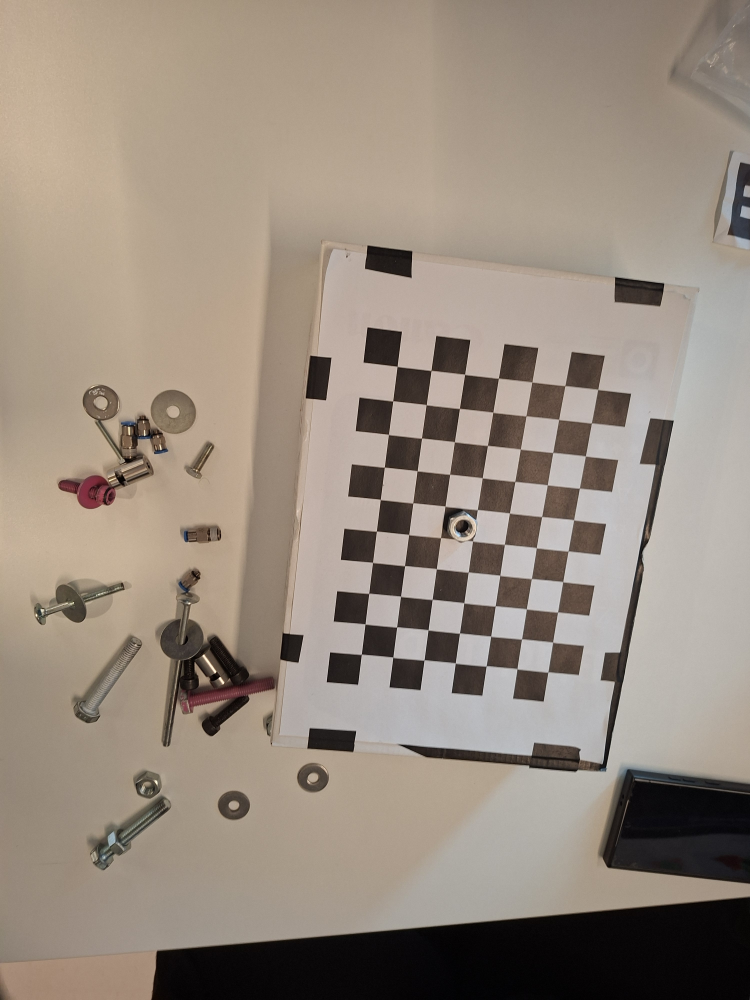
#> input picture dataset/images/20261106_132042_hv_flip.jpg, 3000 x 4000 px (shown at 1/4 size); its folder holds 4 pictures in this run
$ jupyter execute werkende_code_dataset.ipynb
#> lines starting #> are read from the running program, lines starting #| are printed output that depends on the picture; after the words box and inside, x2 and y2 are one past the last pixel; in counts of white or black regions, pixels touching at a corner belong together
# Onderdelenherkenning — werkende klassieke OpenCV-code op jouw dataset

Dit notebook is een omzetting van de aangeleverde werkende code. **De segmentatie op een effen achtergrond blijft ongewijzigd**. Het notebook leest foto's uit een instelbare datasetmap en gebruikt `data.yaml` **alleen voor de klassennamen**, niet voor detectie of training. Er worden geen annotatiebestanden gelezen.

**Let op:** jouw foto's bevatten een schaakbord; de oorspronkelijke segmentatie veronderstelt een lichte effen achtergrond. Daarom zijn foutieve detecties mogelijk. Test eerst één foto en bekijk het masker. De millimeterwaarden zijn alleen betrouwbaar als `PIXELS_PER_MM` voor jouw originele foto's is gekalibreerd.

[cell 1]
from pathlib import Path
import math, random, re
import cv2
import numpy as np
import pandas as pd
import matplotlib.pyplot as plt
import yaml

# PAS DIT AAN als je dataset ergens anders staat.
DATASET_ROOT = Path("dataset")
REFERENTIE_PAD = Path("dataset/images/leeg_schaakbord.jpeg")
IMAGES_DIR = DATASET_ROOT / "images"
LABELS_DIR = DATASET_ROOT / "labels"
DATA_YAML = DATASET_ROOT / "data.yaml"
# Voorbeeld: DATASET_ROOT = Path(r'C:\Users\...\dataset_bouten')
# Een specifieke afbeelding testen? Zet hier het pad neer; None kiest willekeurig.
AFBEELDING_PAD = None
# De code uit het werkende product gebruikt 8.6 px/mm op de ORIGINELE foto.
PIXELS_PER_MM = 8.6
RESULTATEN_DIR = Path('resultaten_klassiek')

print('Werkmap:', Path.cwd())
print('Dataset:', DATASET_ROOT.resolve())

[cell 2]
def vind_afbeeldingen(root):
    root = Path(root)
    if not root.exists():
        raise FileNotFoundError(f'Datasetmap bestaat niet: {root.resolve()}')
    extensies = {'.jpg', '.jpeg', '.png', '.bmp', '.webp'}
    afbeeldingen = [p for p in root.rglob('*') if p.is_file() and p.suffix.lower() in extensies]
    # Geen achtergronden, previews of gegenereerde resultaten testen
    afbeeldingen = [p for p in afbeeldingen if 'leeg_schaakbord' not in p.name.lower()
                   and 'resultaten' not in [deel.lower() for deel in p.parts]
                   and 'labels' not in [deel.lower() for deel in p.parts]]
    return sorted(afbeeldingen)

def laad_klassen(dataset_root):
    # Alleen klassennamen uit YAML; GEEN labelannotaties voor detectie.
    kandidaten = [Path(dataset_root) / 'data.yaml', Path(dataset_root) / 'dataset' / 'data.yaml',
                  Path('CNN/dataset/data.yaml'), Path('CNN/Data/data.yaml'), Path('data.yaml')]
    kandidaten += list(Path(dataset_root).rglob('data.yaml')) if Path(dataset_root).exists() else []
    config_pad = next((p for p in kandidaten if p.is_file()), None)
    if config_pad is None:
        print('Geen data.yaml gevonden. Gebruik tijdelijke algemene klassennamen.')
        return ('fitting', 'carrosseriering', 'zeskantmoer', 'inbusbout', 'montagebus', 'slotbus', 'tapbout')
    with config_pad.open(encoding='utf-8') as f:
        config = yaml.safe_load(f)
    namen = config.get('names') if isinstance(config, dict) else None
    if isinstance(namen, dict):
        namen = [v for _, v in sorted(namen.items(), key=lambda x: int(x[0]))]
    if not isinstance(namen, list) or not all(isinstance(x, str) for x in namen):
        raise ValueError(f'Ongeldige names in {config_pad}')
    print('Klassennamen geladen uit:', config_pad)
    return tuple(namen)

KLASSEN = laad_klassen(DATASET_ROOT)
print('Klassen:', KLASSEN)

# [14 lines left out: function kies_klasse, not called in this run]

fotos = vind_afbeeldingen(DATASET_ROOT)
print('Aantal datasetfoto’s:', len(fotos))
print('Voorbeelden:', [p.name for p in fotos[:8]])

[cell 3]
# [39 lines left out: function scheid_aanliggende_objecten, not called in this run]

[cell 4]
def maak_verschilmasker(img, referentie_pad):
    ref = cv2.imread(str(referentie_pad))

    if ref is None:
        raise FileNotFoundError(f"Referentie niet gevonden: {referentie_pad}")

    h, w = img.shape[:2]
    ref = cv2.resize(ref, (w, h))

    grijs = cv2.cvtColor(img, cv2.COLOR_BGR2GRAY)
    grijs_ref = cv2.cvtColor(ref, cv2.COLOR_BGR2GRAY)

    # Kleine verschuivingen en rotaties corrigeren
    warp = np.eye(2, 3, dtype=np.float32)

    try:
        _, warp = cv2.findTransformECC(
            grijs,
            grijs_ref,
            warp,
            cv2.MOTION_EUCLIDEAN,
            (
                cv2.TERM_CRITERIA_EPS |
                cv2.TERM_CRITERIA_COUNT,
                150,
                1e-5
            )
        )

        ref = cv2.warpAffine(
            ref, warp, (w, h),
            flags=cv2.INTER_LINEAR | cv2.WARP_INVERSE_MAP
        )

    except cv2.error:
        print("Waarschuwing: uitlijning niet gelukt.")

    # Verschil tussen foto en lege achtergrond
    verschil = cv2.absdiff(img, ref)
    verschil = np.max(verschil, axis=2)
    verschil = cv2.GaussianBlur(verschil, (5, 5), 0)

    # Verschillende drempels voor zwarte en witte vakken
    grijs_ref = cv2.cvtColor(ref, cv2.COLOR_BGR2GRAY)

    _, wit = cv2.threshold(
        grijs_ref, 0, 255,
        cv2.THRESH_BINARY + cv2.THRESH_OTSU
    )

    drempelkaart = np.where(wit > 0, 20, 30)

    binair = np.uint8(verschil > drempelkaart) * 255

    # Ruis verwijderen
    binair = cv2.morphologyEx(
        binair,
        cv2.MORPH_OPEN,
        np.ones((3, 3), np.uint8)
    )

    binair = cv2.morphologyEx(
        binair,
        cv2.MORPH_CLOSE,
        np.ones((5, 5), np.uint8)
    )

    return binair, ref

[cell 5]
def detecteer_onderdelen(afbeelding_pad, pixels_per_mm=8.6):
    """Originele klassieke CV-detectie met notebook-compatibele debug-uitvoer."""
    img = cv2.imread(str(afbeelding_pad))
    if img is None:
        raise FileNotFoundError(f'Afbeelding niet te laden: {afbeelding_pad}')
    h_orig, w_orig = img.shape[:2]
    schaal = 1600.0 / w_orig
    img_klein = cv2.resize(img, (1600, int(h_orig * schaal)))
    vis_img = img_klein.copy()

    # Segmentatie met referentiefoto
    binair, ref_uitgelijnd = maak_verschilmasker(
        img_klein,
        REFERENTIE_PAD
    )

    # Contouren bepalen
    contouren, _ = cv2.findContours(
        binair,
        cv2.RETR_EXTERNAL,
        cv2.CHAIN_APPROX_SIMPLE
    )

    gevonden_onderdelen = []
    visualisatie_items = []
    hsv_volledig = cv2.cvtColor(img_klein, cv2.COLOR_BGR2HSV)
    blauw_mask = cv2.inRange(hsv_volledig, (90, 60, 50), (135, 255, 255))
    object_nummer = 1
    for cnt in contouren:
        oppervlakte = cv2.contourArea(cnt)
        if oppervlakte < 300 or oppervlakte > img_klein.shape[0] * img_klein.shape[1] * 0.35:
            continue
        M = cv2.moments(cnt)
        if M['m00'] == 0: continue
        cx = int(M['m10'] / M['m00'])
        cy = int(M['m01'] / M['m00'])
        if cx < 25 or cy < 25 or cx > img_klein.shape[1]-25 or cy > img_klein.shape[0]-25:
            continue
        rect = cv2.minAreaRect(cnt)
        (_, _), (box_b, box_h), hoek = rect
        lengte, breedte = max(box_b, box_h), min(box_b, box_h)
        if breedte == 0: continue
        if box_b < box_h: hoek += 90.0
        while hoek > 90.0: hoek -= 180.0
        while hoek < -90.0: hoek += 180.0
        aspect_ratio = lengte / breedte
        omtrek = cv2.arcLength(cnt, True)
        circulariteit = (4.0 * math.pi * oppervlakte / omtrek**2) if omtrek > 0 else 0.0
        lengte_mm = (lengte / schaal) / pixels_per_mm
        breedte_mm = (breedte / schaal) / pixels_per_mm
        x_min, y_min, bw, bh = cv2.boundingRect(cnt)
        contour_mask = np.zeros((bh, bw), dtype=np.uint8)
        cv2.drawContours(contour_mask, [cnt], -1, 255, -1, offset=(-x_min, -y_min))
        lokale_voorgrond = binair[y_min:y_min+bh, x_min:x_min+bw]
        gat_pixels = int(np.count_nonzero(contour_mask > 0))
        achtergrond_pixels = int(np.count_nonzero((contour_mask > 0) & (lokale_voorgrond == 0)))
        heeft_gat = (achtergrond_pixels / gat_pixels if gat_pixels else 0.0) > 0.035
        object_mask = np.zeros(img_klein.shape[:2], dtype=np.uint8)
        cv2.drawContours(object_mask, [cnt], -1, 255, -1)
        blauw_in_object = cv2.bitwise_and(blauw_mask, blauw_mask, mask=object_mask)
        blauw_ratio = cv2.countNonZero(blauw_in_object) / max(1, cv2.countNonZero(object_mask))
        is_fitting = blauw_ratio > 0.03
        is_cluster = oppervlakte > 15000 and aspect_ratio < 2.0 and circulariteit < 0.45
        if is_cluster:
            klasse, kleur = 'onzeker_samengevoegd', (0, 100, 255)
        elif is_fitting:
            klasse, kleur = kies_klasse(('fitting_',), lengte_mm), (255, 0, 200)
        elif aspect_ratio < 1.45 and (heeft_gat or circulariteit >= 0.76):
            klasse, kleur = kies_klasse(('carrosseriering_',), max(lengte_mm, breedte_mm)), (0, 230, 255)
        elif aspect_ratio < 1.35:
            klasse, kleur = kies_klasse(('zeskantmoer_',), max(lengte_mm, breedte_mm)), (255, 130, 0)
        else:
            klasse = kies_klasse(('inbusbout_', 'montagebus_', 'slotbus_', 'tapbout_'), lengte_mm)
            kleur = (0, 220, 220)
        pos_x_mm = round((cx / schaal) / pixels_per_mm, 1)
        pos_y_mm = round((cy / schaal) / pixels_per_mm, 1)
        lengte_mm, breedte_mm = round(lengte_mm, 1), round(breedte_mm, 1)
        box_punten = np.intp(cv2.boxPoints(rect))
        cv2.drawContours(vis_img, [box_punten], 0, kleur, 2, cv2.LINE_AA)
        cv2.circle(vis_img, (cx, cy), 17, (20, 20, 20), -1, cv2.LINE_AA)
        cv2.circle(vis_img, (cx, cy), 15, kleur, -1, cv2.LINE_AA)
        id_tekst = str(object_nummer)
        (id_breedte, id_hoogte), _ = cv2.getTextSize(id_tekst, cv2.FONT_HERSHEY_SIMPLEX, 0.48, 1)
        cv2.putText(vis_img, id_tekst, (cx-id_breedte//2, cy+id_hoogte//2),
                    cv2.FONT_HERSHEY_SIMPLEX, 0.48, (255,255,255), 1, cv2.LINE_AA)
        hoek_rad = math.radians(hoek)
        pijl_len = max(20, int(lengte * 0.25))
        dx, dy = int(pijl_len*math.cos(hoek_rad)), int(pijl_len*math.sin(hoek_rad))
        cv2.arrowedLine(vis_img, (cx,cy), (cx+dx,cy+dy), (0,0,255), 2, cv2.LINE_AA, tipLength=0.35)
        gevonden_onderdelen.append({
            'object_id': object_nummer, 'klasse': klasse,
            'positie_x_px': int(cx/schaal), 'positie_y_px': int(cy/schaal),
            'positie_x_mm': pos_x_mm, 'positie_y_mm': pos_y_mm,
            'hoek_graden': round(hoek,1), 'lengte_mm': lengte_mm, 'breedte_mm': breedte_mm,
            'aspect_ratio': round(aspect_ratio,2), 'circulariteit': round(circulariteit,2),
            'methode': 'Klassiek_OpenCV'})
        visualisatie_items.append({'object_id': object_nummer, 'klasse': klasse,
                                    'kleur': kleur, 'positie_x_mm': pos_x_mm,
                                    'positie_y_mm': pos_y_mm, 'hoek_graden': hoek})
        object_nummer += 1
    df = pd.DataFrame(gevonden_onderdelen, columns=[
        'object_id','klasse','positie_x_px','positie_y_px','positie_x_mm','positie_y_mm',
        'hoek_graden','lengte_mm','breedte_mm','aspect_ratio','circulariteit','methode'])
    paneel_breedte, kop_hoogte, rij_hoogte = 480, 78, 48
    paneel_hoogte = max(vis_img.shape[0], kop_hoogte + len(visualisatie_items)*rij_hoogte + 12)
    visualisatie = np.full((paneel_hoogte, vis_img.shape[1]+paneel_breedte, 3), (28,28,28), np.uint8)
    visualisatie[:vis_img.shape[0], :vis_img.shape[1]] = vis_img
    cv2.putText(visualisatie, f'Onderdelen: {len(visualisatie_items)}',
                (vis_img.shape[1]+20,42), cv2.FONT_HERSHEY_SIMPLEX, 0.8, (255,255,255),2,cv2.LINE_AA)
    for index, item in enumerate(visualisatie_items):
        y = kop_hoogte + index*rij_hoogte
        cv2.circle(visualisatie,(vis_img.shape[1]+31,y+12),13,item['kleur'],-1,cv2.LINE_AA)
        cv2.putText(visualisatie,str(item['object_id']),(vis_img.shape[1]+25,y+17),
                    cv2.FONT_HERSHEY_SIMPLEX,0.4,(255,255,255),1,cv2.LINE_AA)
        cv2.putText(visualisatie,item['klasse'],(vis_img.shape[1]+55,y+8),
                    cv2.FONT_HERSHEY_SIMPLEX,0.52,(255,255,255),1,cv2.LINE_AA)
        positie = (f"x={item['positie_x_mm']:.1f} mm, y={item['positie_y_mm']:.1f} mm, "
                   f"hoek={item['hoek_graden']:.0f} deg")
        cv2.putText(visualisatie,positie,(vis_img.shape[1]+55,y+29),
                    cv2.FONT_HERSHEY_SIMPLEX,0.42,(190,190,190),1,cv2.LINE_AA)
    return df, visualisatie, binair

[cell 6]
def analyseer_willekeurige_foto(afbeelding_pad=None, toon=True):
    if afbeelding_pad is None:
        if not fotos:
            raise FileNotFoundError(f'Geen afbeeldingen gevonden in {DATASET_ROOT.resolve()}')
        gekozen = random.choice(fotos)
    else:
        gekozen = Path(afbeelding_pad)
        if not gekozen.is_file():
            alternatieven = [p for p in fotos if p.name.lower() == gekozen.name.lower()]
            if not alternatieven:
                raise FileNotFoundError(f'Afbeelding niet gevonden: {gekozen}')
            gekozen = alternatieven[0]
    print('Gekozen testfoto:', gekozen)
    df, visualisatie, binair = detecteer_onderdelen(gekozen, PIXELS_PER_MM)
#> in detecteer_onderdelen, img is the input picture: shape (4000, 3000, 3); mean B, G, R 126.6, 139, 151.4
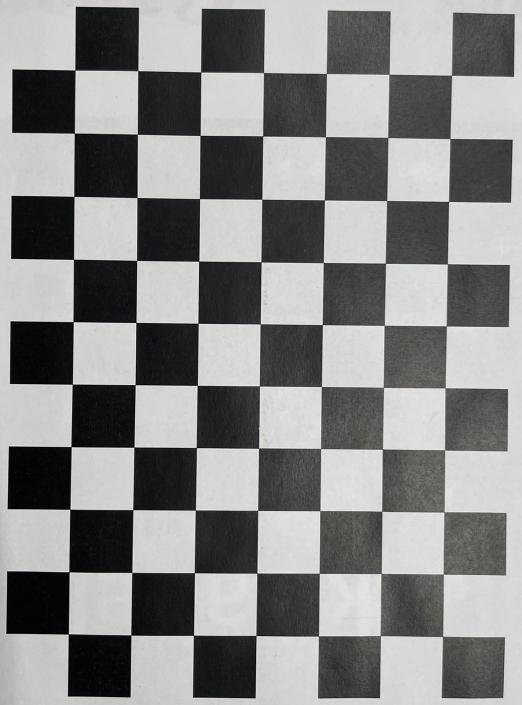
#> input picture dataset/images/leeg_schaakbord.jpeg, 1044 x 1409 px (shown at 1/2 size)
#> in maak_verschilmasker, ref is the input picture: shape (1409, 1044, 3); mean B, G, R 134.2, 134.9, 134.5
#> in maak_verschilmasker, `_, wit = cv2.threshold( grijs_ref, 0, 255, cv2.THRESH_BINARY + cv2.THR..`:
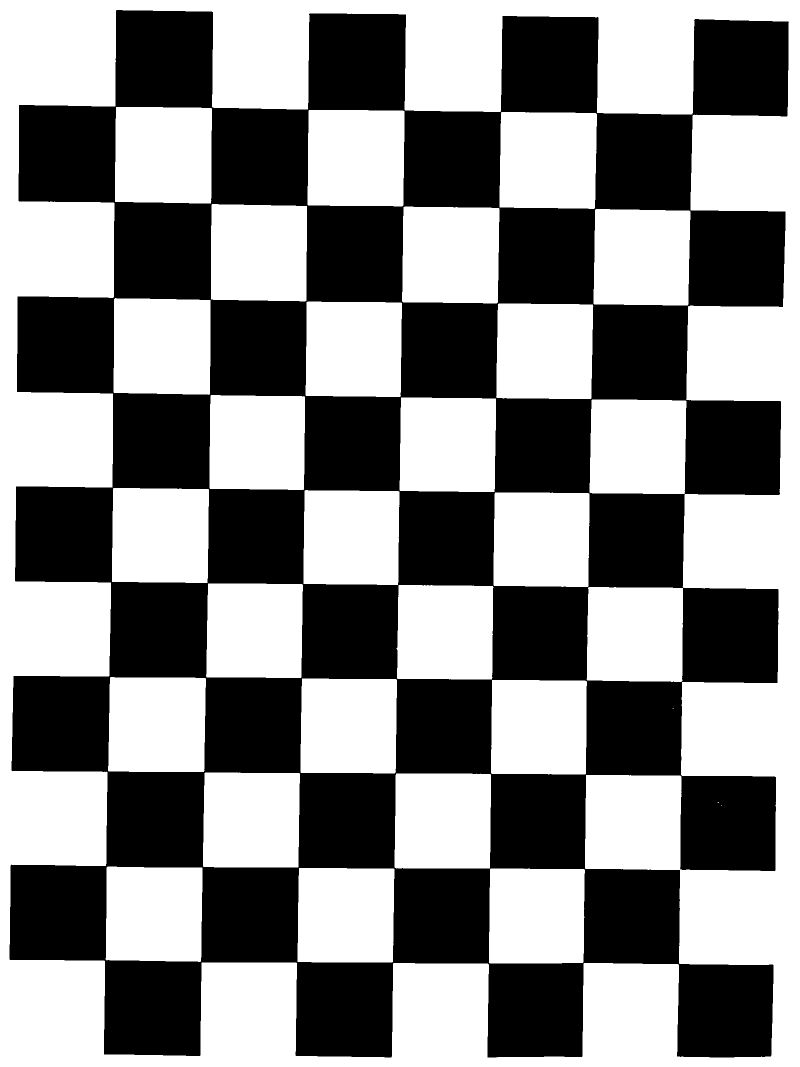
#> wit: shape (2133, 1600) (shown at 1/2 size); 53.2% white; 1 black region, box (x1, y1, x2, y2) and area: (19, 20, 1578, 2115) 1598883
#> in detecteer_onderdelen, `contouren, _ = cv2.findContours( binair, cv2.RETR_EXTERNAL, cv2.CHAIN_..`: contouren = [[[0, 0], [0, 2132], [1599, 2132], [1599, 0]]]
#> in detecteer_onderdelen, `blauw_mask = cv2.inRange(hsv_volledig, (90, 60, 50), (135, 255, 255))`:
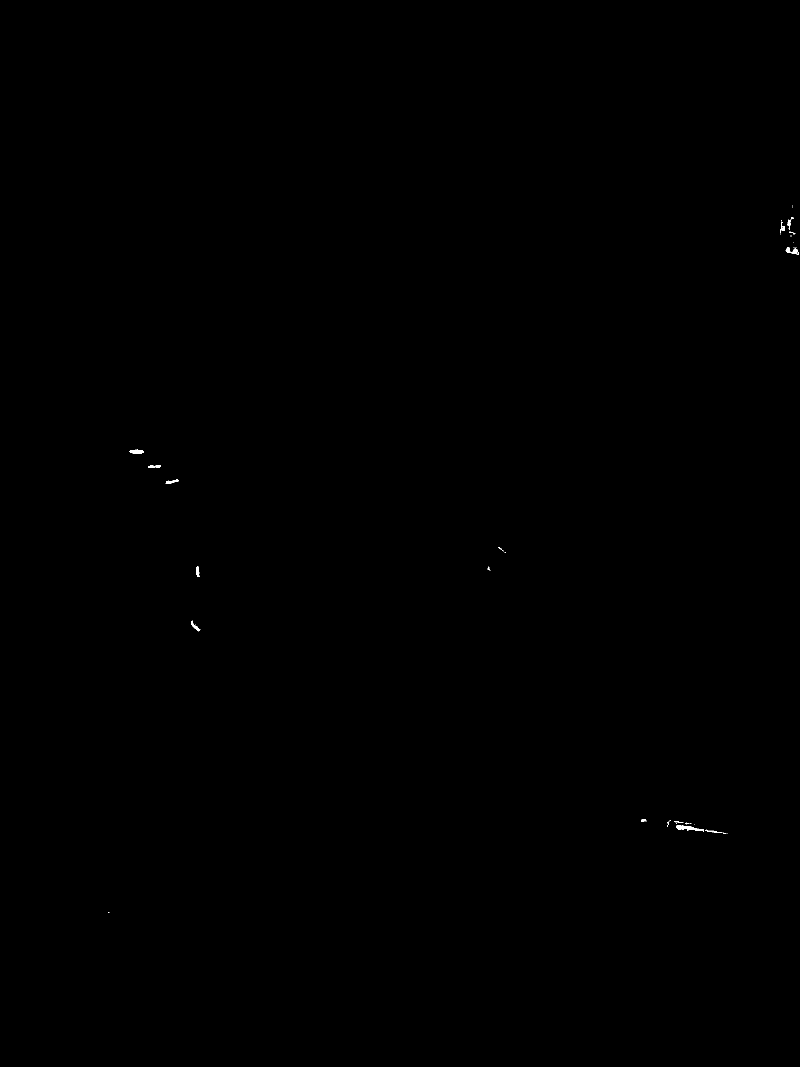
#> blauw_mask: shape (2133, 1600) (shown at 1/2 size); 0.04% white; 37 white regions (23 under 20 px), largest, box (x1, y1, x2, y2) and area: (1352, 1651, 1408, 1663) 291, (259, 899, 288, 908) 176, (1572, 494, 1598, 510) 161
#> the loop in detecteer_onderdelen, `for cnt in contouren:` made 1 pass
#> (cnt, oppervlakte) on pass 1: ([[0, 0], [0, 2132], [1599, 2132], [1599, 0]], 3409068)
#> after the loop in detecteer_onderdelen, `for cnt in contouren:`: gevonden_onderdelen = []; object_nummer = 1; visualisatie_items = []
#> in detecteer_onderdelen, `df = pd.DataFrame(gevonden_onderdelen, columns=[ 'object_id','klasse',..`: df = table of 0 rows and 12 columns
#> in detecteer_onderdelen, `paneel_hoogte = max(vis_img.shape[0], kop_hoogte + len(visualisatie_it..`: paneel_hoogte = 2133
#> in detecteer_onderdelen, `visualisatie[:vis_img.shape[0], :vis_img.shape[1]] = vis_img`:
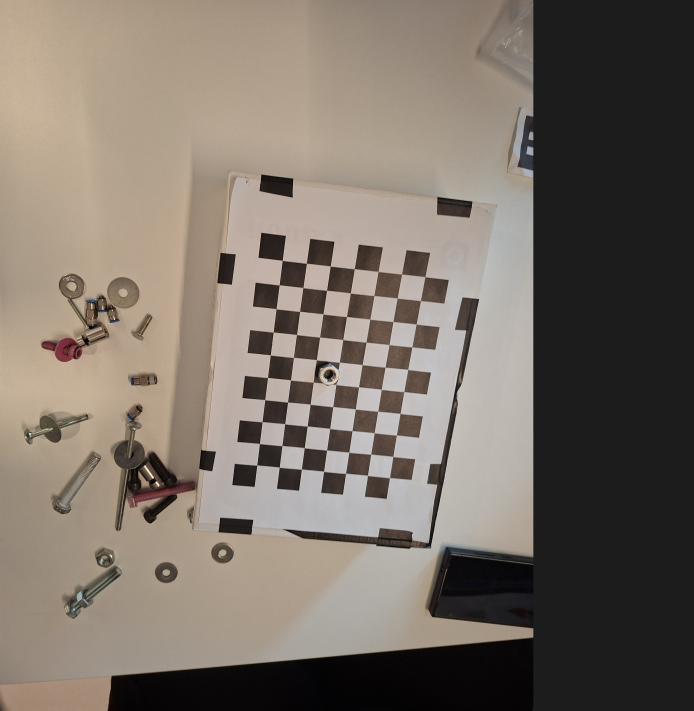
#> visualisatie: shape (2133, 2080, 3) (shown at 1/3 size); mean B, G, R 103.8, 113.3, 122.8
#> df = table of 0 rows and 12 columns
    RESULTATEN_DIR.mkdir(parents=True, exist_ok=True)
    vis_pad = RESULTATEN_DIR / f'{gekozen.stem}_visueel_klassiek.jpg'
    csv_pad = RESULTATEN_DIR / f'{gekozen.stem}_detecties_klassiek.csv'
    mask_pad = RESULTATEN_DIR / f'{gekozen.stem}_debug_masker.png'
    cv2.imwrite(str(vis_pad), visualisatie)
    cv2.imwrite(str(mask_pad), binair)
    df.to_csv(csv_pad, index=False)
    print('Aantal kandidaatdetecties:', len(df))
#| Aantal kandidaatdetecties: 0
    print('Opgeslagen:', vis_pad, csv_pad, mask_pad, sep='\n  ')
    if not df.empty:
        display(df[['object_id','klasse','positie_x_mm','positie_y_mm','hoek_graden','lengte_mm','circulariteit']])
    if toon:
        fig, ax = plt.subplots(1,2,figsize=(17,8))
        ax[0].imshow(binair,cmap='gray'); ax[0].set_title('Segmentatiemasker (originele methode)')
        ax[1].imshow(cv2.cvtColor(visualisatie,cv2.COLOR_BGR2RGB)); ax[1].set_title('Detecties en classificaties')
        for a in ax: a.axis('off')
        plt.tight_layout(); plt.show()
#> after `plt.tight_layout()`:
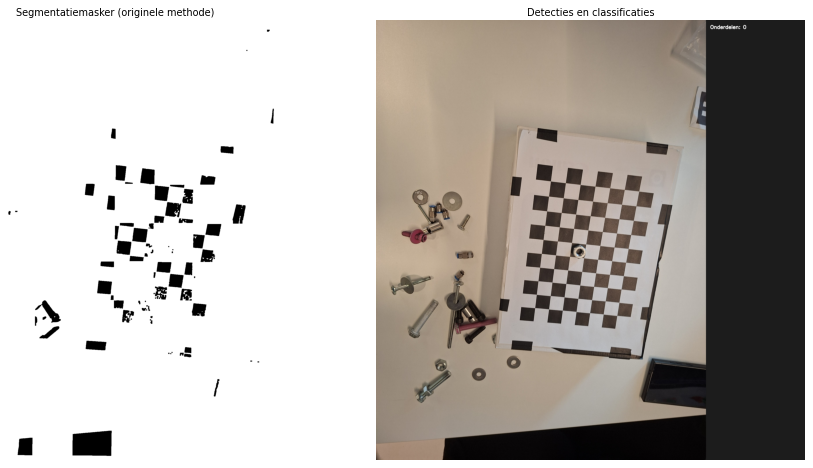
#> figure drawn by matplotlib, 2 panels
    return df, visualisatie, binair

# Start met één foto. Verander AFBEELDING_PAD in blok 1 voor een specifieke foto.
df, visualisatie, masker = analyseer_willekeurige_foto(AFBEELDING_PAD)
#> df = table of 0 rows and 12 columns
